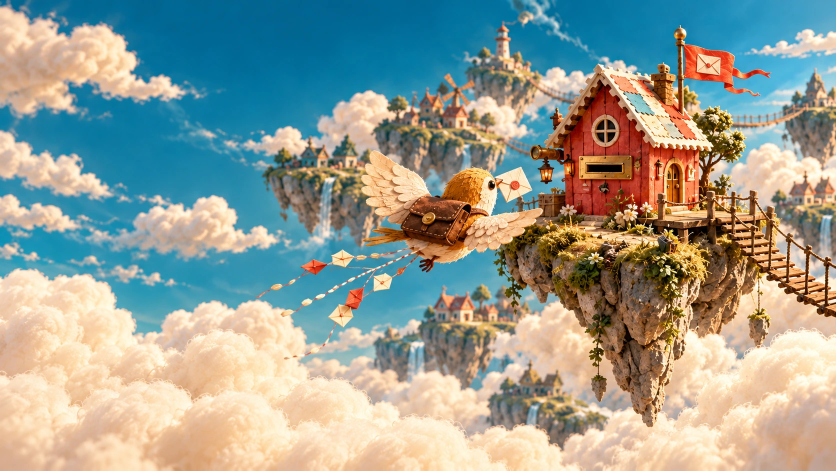
#> input picture website/assets/cinema/animation-wide.webp, 1672 x 941 px (shown at 1/2 size)
$ python prepare-website-seven.py
#> lines starting #> are read from the running program, lines starting #| are printed output that depends on the picture
"""Prepare ignored Android capture fixtures from the public website art. Run from repo root."""
from pathlib import Path
import shutil
root=Path(__file__).resolve().parents[1]
source=root/'website/assets/cinema'
target=root/'app/src/androidTest/assets/showcase-seven'
target.mkdir(parents=True,exist_ok=True)
for index,slug in enumerate(('animation','romance','fantasy','scifi','noir','wuxia','horror')):
    for kind in ('poster','wide','logo'):
        shutil.copy2(source/f'{slug}-{kind}.webp',target/f'{index}-{kind}.webp')
print('Prepared 21 public demo artwork fixtures.')

# The capture harness plays a 30-second scene made from the same public artwork.
# OpenCV is only needed for this optional, manually invoked website screenshot workflow.
import cv2
image=cv2.imread(str(source/'animation-wide.webp'))
#> image is the input picture: shape (941, 1672, 3); mean B, G, R 147.8, 158.3, 150.4
image=cv2.resize(image,(1280,720))
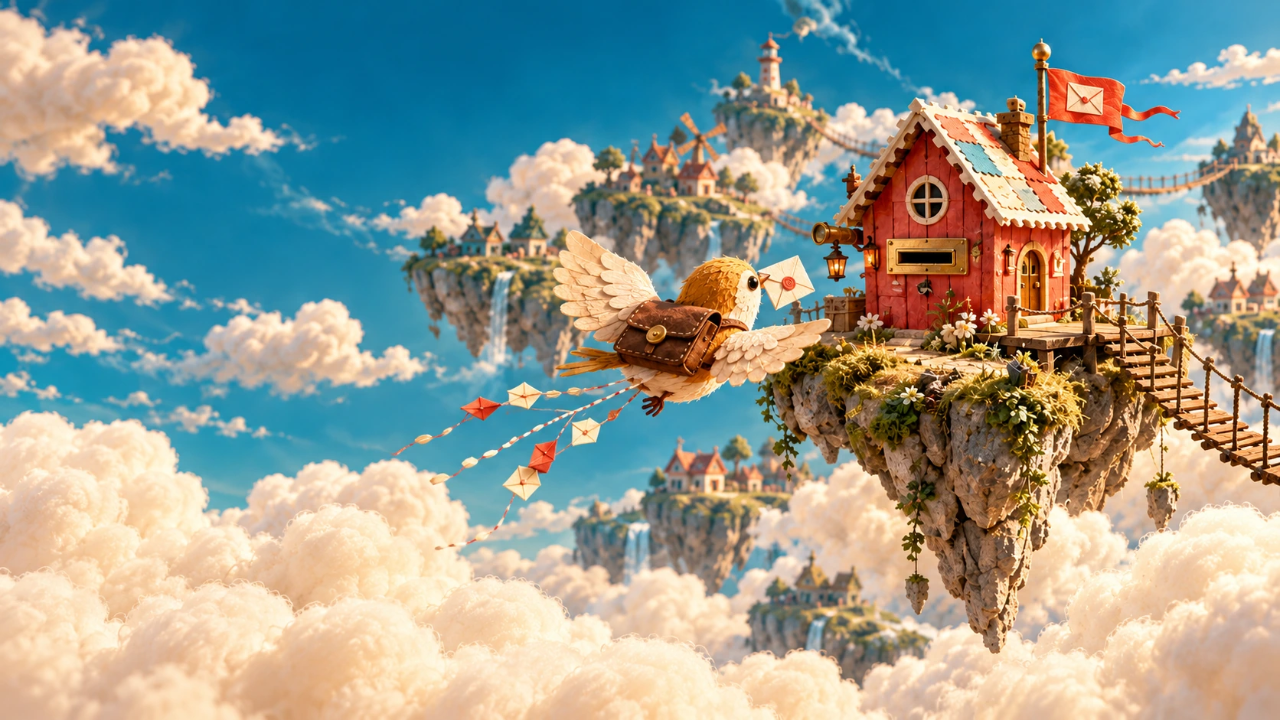
#> image: shape (720, 1280, 3); mean B, G, R 147.7, 158.2, 150.3
writer=cv2.VideoWriter(str(target/'story.mp4'),cv2.VideoWriter_fourcc(*'mp4v'),5,(1280,720))
if not writer.isOpened():
    raise RuntimeError('MPEG-4 encoder unavailable for the original-artwork screenshot fixture')
try:
    for _ in range(150):
        writer.write(image)
finally:
    writer.release()
print('Prepared original-artwork 30-second playback fixture.')

$ run again, with website/assets/cinema/horror-wide.webp copied over website/assets/cinema/animation-wide.webp
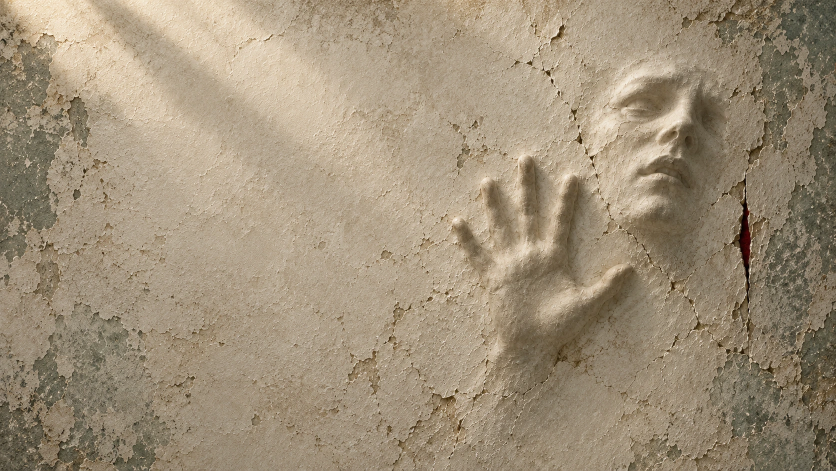
#> input picture website/assets/cinema/horror-wide.webp, 1672 x 941 px (shown at 1/2 size)
#> image is the input picture: shape (941, 1672, 3); mean B, G, R 120.5, 143.6, 158.6
#> `image=cv2.resize(image,(1280,720))`:
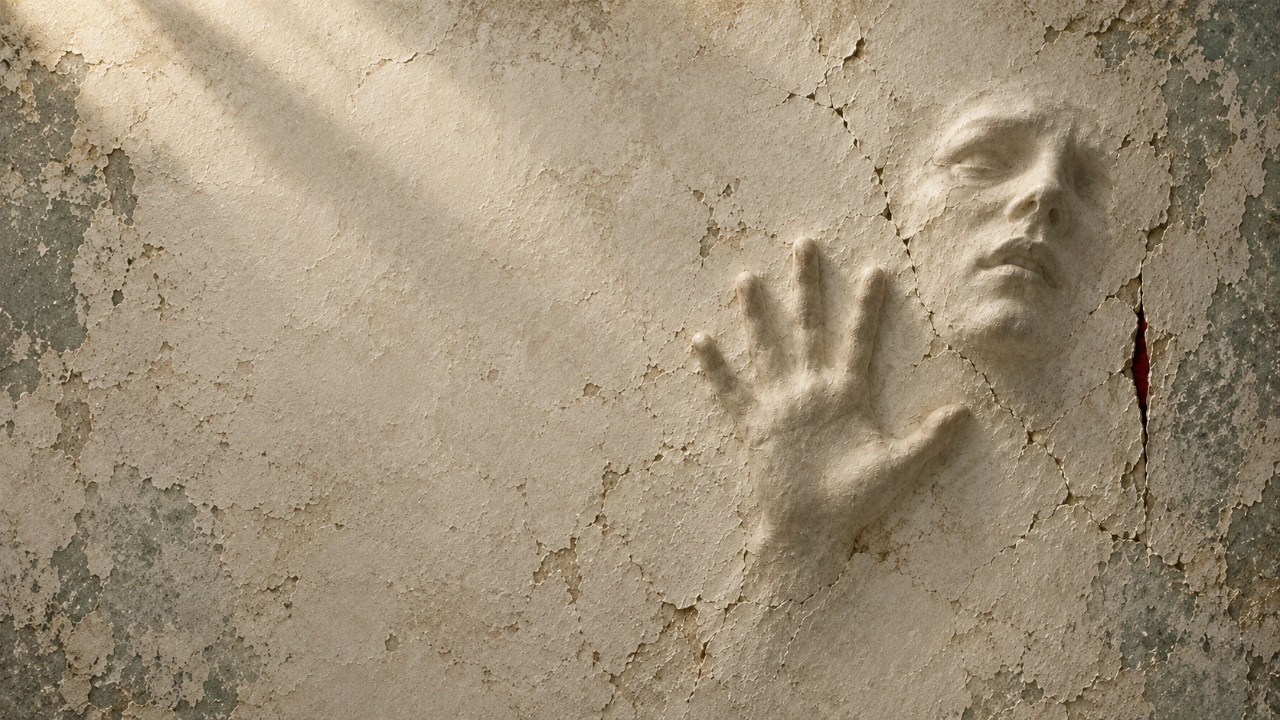
#> image: shape (720, 1280, 3); mean B, G, R 120.3, 143.4, 158.4
